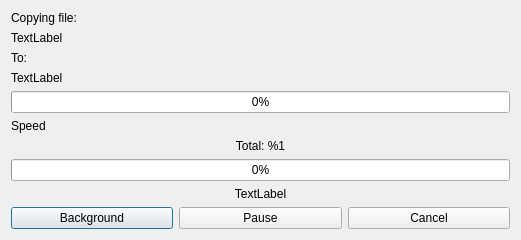
<?xml version="1.0" encoding="UTF-8"?>
<ui version="4.0">
 <class>CopyProgressDialog</class>
 <widget class="QDialog" name="CopyProgressDialog">
  <property name="geometry">
   <rect>
    <x>0</x>
    <y>0</y>
    <width>521</width>
    <height>230</height>
   </rect>
  </property>
  <property name="windowTitle">
   <string>CopyProgressDialog</string>
  </property>
  <layout class="QVBoxLayout" name="verticalLayout_3">
   <item>
    <layout class="QVBoxLayout" name="verticalLayout">
     <item>
      <widget class="QLabel" name="label">
       <property name="text">
        <string>Copying file:</string>
       </property>
      </widget>
     </item>
     <item>
      <widget class="QLabel" name="sourceLabel">
       <property name="text">
        <string>TextLabel</string>
       </property>
      </widget>
     </item>
     <item>
      <widget class="QLabel" name="label_4">
       <property name="text">
        <string>To:</string>
       </property>
      </widget>
     </item>
     <item>
      <widget class="QLabel" name="destinationLabel">
       <property name="text">
        <string>TextLabel</string>
       </property>
      </widget>
     </item>
    </layout>
   </item>
   <item>
    <layout class="QVBoxLayout" name="verticalLayout_2">
     <item>
      <widget class="QProgressBar" name="progressBar">
       <property name="value">
        <number>0</number>
       </property>
      </widget>
     </item>
     <item>
      <widget class="QLabel" name="speed">
       <property name="text">
        <string>Speed</string>
       </property>
      </widget>
     </item>
     <item>
      <widget class="QLabel" name="totalSizeLabel">
       <property name="sizePolicy">
        <sizepolicy hsizetype="Preferred" vsizetype="Fixed">
         <horstretch>0</horstretch>
         <verstretch>0</verstretch>
        </sizepolicy>
       </property>
       <property name="text">
        <string>Total: %1</string>
       </property>
       <property name="alignment">
        <set>Qt::AlignCenter</set>
       </property>
      </widget>
     </item>
     <item>
      <widget class="QProgressBar" name="progressBar_2">
       <property name="value">
        <number>0</number>
       </property>
      </widget>
     </item>
     <item>
      <widget class="QLabel" name="currentFileBytesCopied">
       <property name="text">
        <string>TextLabel</string>
       </property>
       <property name="alignment">
        <set>Qt::AlignCenter</set>
       </property>
      </widget>
     </item>
    </layout>
   </item>
   <item>
    <layout class="QHBoxLayout" name="horizontalLayout">
     <item>
      <widget class="QPushButton" name="pushButton_2">
       <property name="text">
        <string>Background</string>
       </property>
      </widget>
     </item>
     <item>
      <widget class="QPushButton" name="pushButton">
       <property name="text">
        <string>Pause</string>
       </property>
      </widget>
     </item>
     <item>
      <widget class="QPushButton" name="pushButton_3">
       <property name="text">
        <string>Cancel</string>
       </property>
      </widget>
     </item>
    </layout>
   </item>
   <item>
    <spacer name="verticalSpacer">
     <property name="orientation">
      <enum>Qt::Vertical</enum>
     </property>
     <property name="sizeHint" stdset="0">
      <size>
       <width>20</width>
       <height>40</height>
      </size>
     </property>
    </spacer>
   </item>
  </layout>
 </widget>
 <layoutdefault spacing="6" margin="11"/>
 <resources/>
 <connections/>
</ui>
